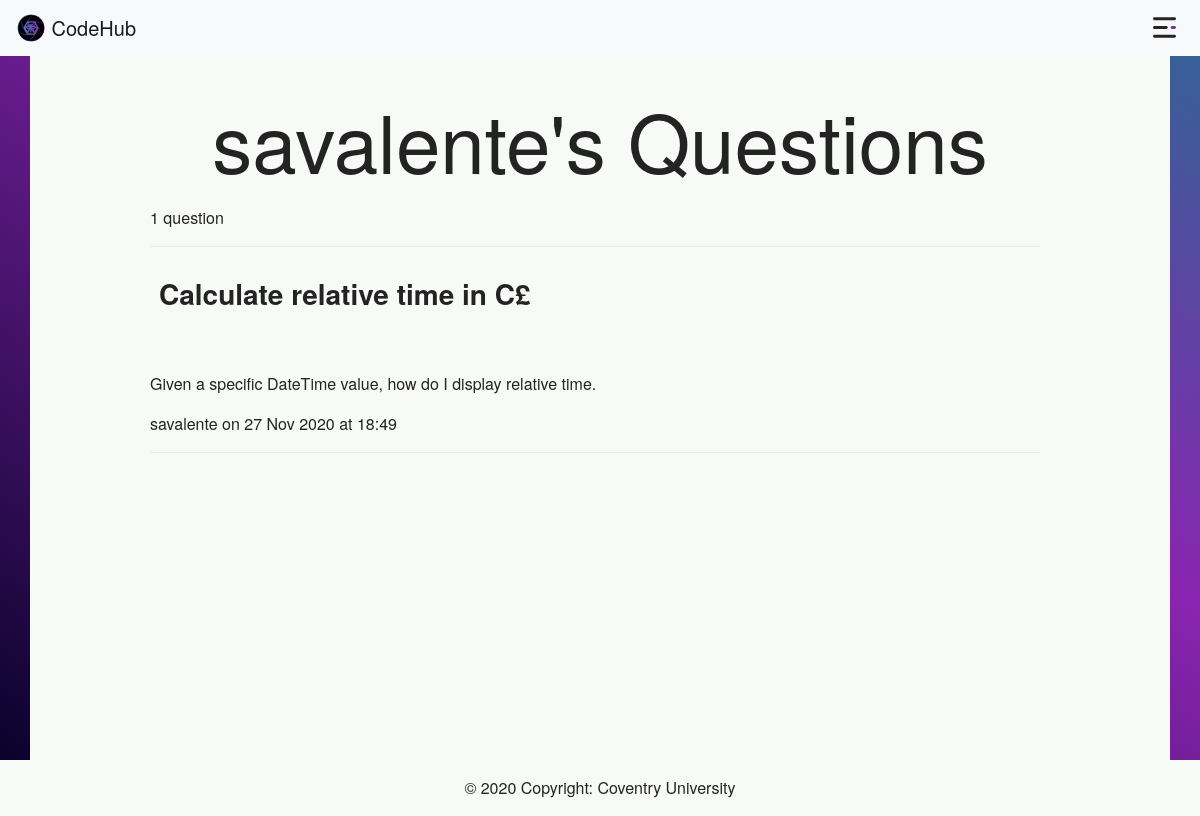
Page /savalente/questions (signed in) on the earlier database version.
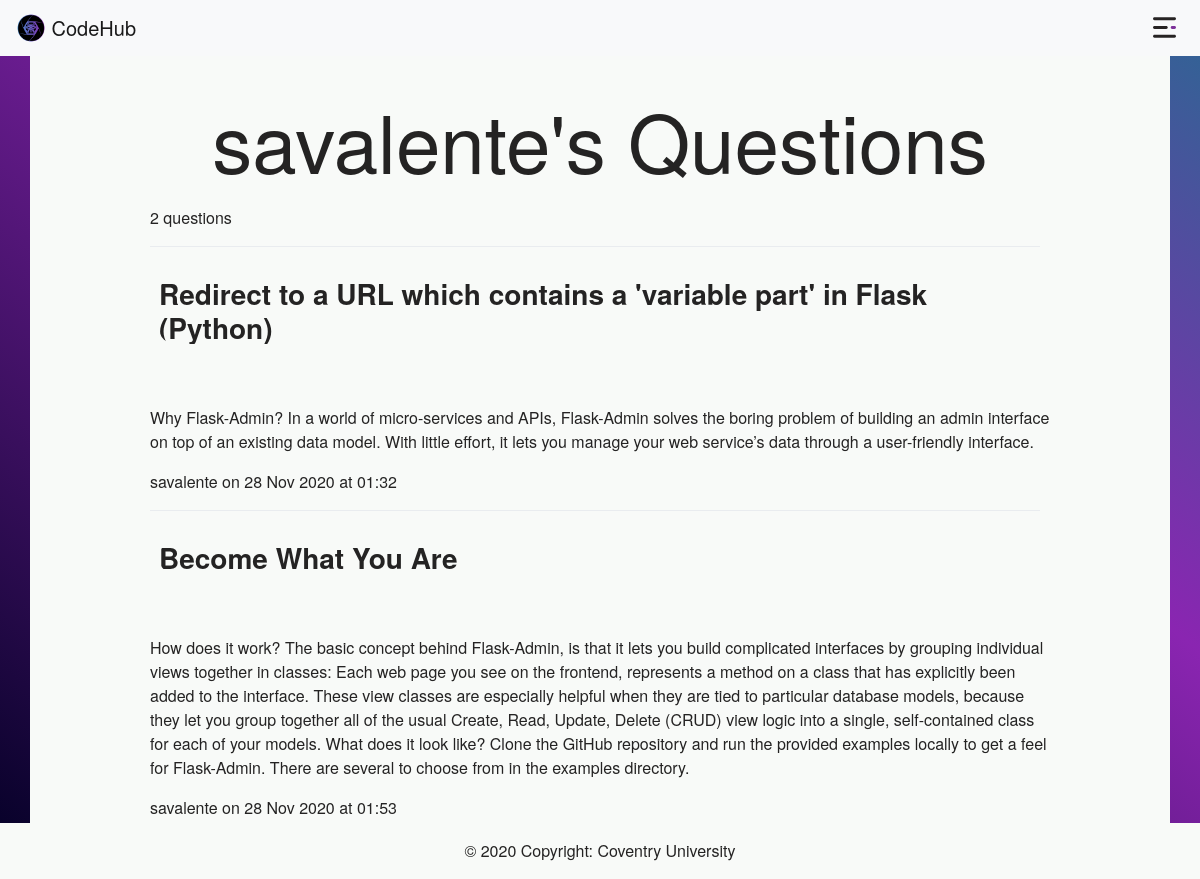
Same page on the later database version.
### app/models/models.py (models this page shows, shortened)
class Question(db.Model):
    question_id = db.Column(db.Integer, primary_key=True)
    title = db.Column(db.String(), unique=True, nullable=False)
    date = db.Column(db.DateTime, default=datetime.utcnow)
    content = db.Column(db.Text, nullable=True)
    user_id = db.Column(db.Integer, db.ForeignKey('user.user_id'), nullable=False)
    answer_id = db.relationship('Answer', cascade='all,delete', backref='question', lazy=True)

class User(db.Model, UserMixin):
    user_id = db.Column(db.Integer, primary_key=True)
    name = db.Column(db.String(80), unique=False, nullable=False)
    username = db.Column(db.String(80), unique=True, nullable=False)
    email = db.Column(db.String(120), unique=True, nullable=False)
    password = db.Column(db.String(120), nullable=False)
    email_confirmation = db.Column(db.Boolean(1), unique=False, default=False)
    question = db.relationship('Question', backref='author', lazy=True)
    answer = db.relationship('Answer', backref='author', lazy=True)

### app/routes.py (the view)
@app_blp.route('/<username>/questions', methods=['GET', 'POST'])
@login_required
def user_questions(username):
    questions = Question.query.filter_by(user_id=current_user.user_id).all()
    questions_count = Question.query.filter_by(user_id=current_user.user_id).count()
    return render_template('user_questions.html', title='Users Questions', questions=questions, questions_count=questions_count)

### app/models/models.py (called while the page is built)
@login_manager.user_loader
def load_user(user_id):
    return User.query.get(int(user_id))

### app/templates/user_questions.html (shortened to what this page needs)
{% extends 'base.html' %}
{% block body %}
    <div class="container home_feedArea col-container">
        <br>
        <h1 id="profile"> {{ current_user.username }}'s Questions </h1>
        {% if questions_count <= 1  %}
            <p>{{ questions_count }} question</p>
        {% else %}
            <p>{{ questions_count }} questions</p>
        {% endif %}
        <div id="account_dividir" class="dropdown-divider"></div>
        {% if questions_count == 0  %}
        <p>You don't have any questions yet</p>
    {% else %}
        {% for question in  questions %}
            <h3 id='title'><a href="/questions/{{ question.question_id }}">{{ question.title}}</a></h3>
            <br>
            <br>
            <p>{{ question.content }}</p>
            <p>{{ question.author.username }} on {{ question.date.strftime('%d %b %Y') }} at {{ question.date.strftime('%H:%M') }}</p>
            <div id="account_dividir" class="dropdown-divider"></div>
        {% endfor %}
    {% endif %}
    </div>
{% endblock %}

Differences in the rows shown:
removed Question: title "Calculate relative time in C£", content "Given a specific DateTime value, how do I display relative time.", author.username "savalente", date "27 Nov 2020", date "18:49"
added Question: title "Redirect to a URL which contains a 'variable part' in Flask (Python)", content "Why Flask-Admin? In a world of micro-services and APIs, Flask-Admin solves the boring problem of building an admin interface on top of an existing data model. With little effort, it lets you manage your web service’s data through a user-friendly interface.", author.username "savalente", date "28 Nov 2020", date "01:32"
added Question: title "Become What You Are", content "How does it work? The basic concept behind Flask-Admin, is that it lets you build complicated interfaces by grouping individual views together in classes: Each web page you see on the frontend, represents a method on a class that has explicitly been added to the interface. These view classes are especially helpful when they are tied to particular database models, because they let you group together all of the usual Create, Read, Update, Delete (CRUD) view logic into a single, self-contained class for each of your models. What does it look like? Clone the GitHub repository and run the provided examples locally to get a feel for Flask-Admin. There are several to choose from in the examples…", author.username "savalente", date "28 Nov 2020", date "01:53"
Other differences:
{{ questions_count }}: (not shown) → "2"
{{ questions_count }}: "1" → (not shown)
text no longer shown: "question"
text now shown: "questions"
